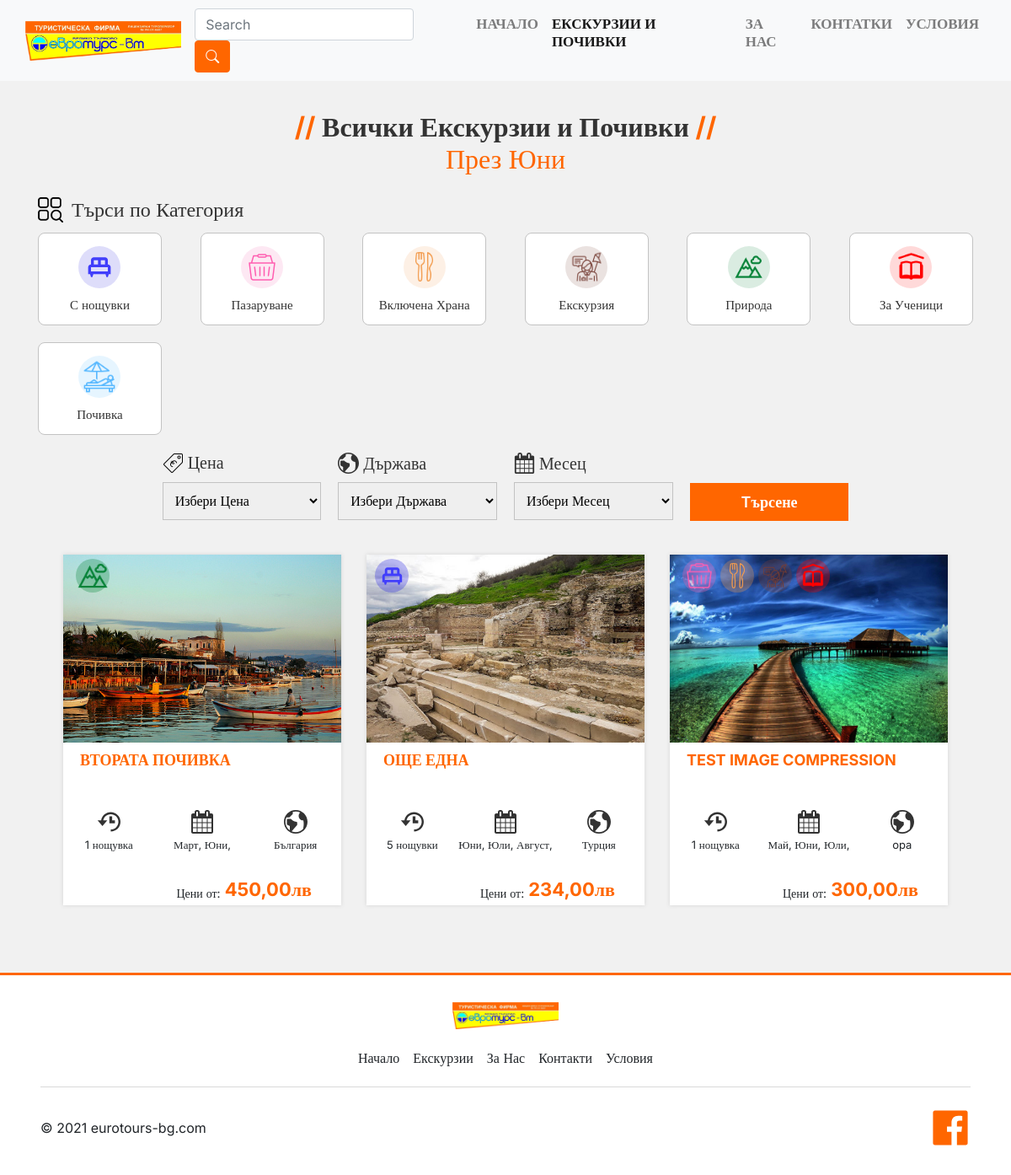
Screenshot of /trips/6 with the database file from the repository.
### trips/models.py (models this page shows, shortened)
class Month(models.Model):
    name = models.CharField(max_length=20)
    def __str__(self):
        return self.name

class Trip(models.Model):
    top_offer = models.BooleanField(default=False)
    name = models.CharField(max_length=200)
    main_image = models.ImageField(upload_to='main_images/')
    category = models.ManyToManyField(Category, blank=True)
    price = models.DecimalField(decimal_places=2, max_digits=5)
    duration = models.CharField(max_length=50, default="1 нощувка")
    country = models.CharField(max_length=50)
    months = models.ManyToManyField(Month)
    text = tinymce_models.HTMLField()

### trips/views.py (the view)
# urls.py: path('trips/<int:month_id>', views.trip_month, name='trip_month')
def trip_month(request, month_id):
    month = Month.objects.get(id=month_id)
    all_trips = Trip.objects.filter(months=month)
    context = {'all_trips': all_trips, 'month': month}
    return render(request, '../templates/trips.html', context)

### trips/templatetags/filters.py (called while the page is built)
@register.filter
def category_in(category_id, category_list):
    return category_list.filter(id=category_id).exists()

### templates/trips.html (shortened to what this page needs)
{% load static %}
{% load filters %}
<!DOCTYPE html>
<html lang="en">
   <head>
      <link rel="stylesheet" href="https://cdn.jsdelivr.net/npm/bootstrap@4.0.0/dist/css/bootstrap.min.css">
      <link rel="stylesheet" href="https://cdn.jsdelivr.net/npm/bootstrap-icons@1.8.3/font/bootstrap-icons.css">
      <link rel="stylesheet" type="text/css" href="{% static 'style.css' %}">
      <link rel="stylesheet" type="text/css" href="{% static 'trips.css' %}">
   </head>
   <body>
      <div>
         <link href="./trips.css" rel="stylesheet" />
         <nav class="navbar navbar-expand-lg navbar-light bg-light navbar-custom" style="padding: 10px 30px">
            <a class="navbar-brand" href="#"><img src="public/playground_assets/logo-1500h.png" alt="Евротурс Лого" style="height: 47px"></a>
            <div class="collapse navbar-collapse" id="navbarNavAltMarkup" style="font-size: 17px; font-weight: 600; font-family: Inter,serif;">
               <div class="navbar-nav ml-auto">
                  <form class="form-inline" method="POST" action="{% url 'search' %}">
                     <input class="form-control mr-sm-2" type="search" placeholder="Search" aria-label="Search" name="search">
                     <button class="btn btn-outline-success my-2 my-sm-0 custom-btn" type="submit"><i class="bi bi-search"></i></button>
                  </form>
                  <a class="nav-item nav-link" href="{% url 'index' %}">НАЧАЛО <span class="sr-only">(current)</span></a>
                  <a class="nav-item nav-link active" href="{% url 'trips' %}">ЕКСКУРЗИИ И ПОЧИВКИ</a>
                  <a class="nav-item nav-link" href="{% url 'about' %}">ЗА НАС</a>
                  <a class="nav-item nav-link" href="{% url 'contact' %}">КОНТАТКИ</a>
                  <a class="nav-item nav-link" href="{% url 'conditions' %}">УСЛОВИЯ</a>
               </div>
            </div>
         </nav>
         <div class="trips-container">
            <span class="trips-text">
            <span class="trips-text001">//</span>
            <span class="trips-text003">Всички Екскурзии и Почивки</span>
            <span class="trips-text005">//</span>
                {% if month %}<h2>През {{ month }}</h2>{% endif %}
            </span>
            <div class="trips-container002">
               <img
                  alt="image"
                  src="{% static 'images/categ-200w.png' %}"
                  class="trips-image02"
                  />
               <span class="trips-text006">Търси по Категория</span>
            </div>
            <div class="trips-container003">
               <div class="trips-container004">
                  <div class="trips-container005">
                     <svg viewBox="0 0 1024 1024" class="trips-icon010">
                        <path
                           d="M256 512v128h512v-128h-512zM342 298v128h128v-128h-128zM682 426v-128h-128v128h128zM854 512v214h-58l-28 84h-42l-28-84h-370l-30 84h-42l-28-84h-58v-214q0-34 26-60t60-26v-128q0-34 26-59t60-25h340q34 0 60 25t26 59v128q34 0 60 26t26 60z"
                           ></path>
                     </svg>
                  </div>
                  <span class="trips-text007">
                  <span>С нощувки</span>
                  <br />
                  </span>
               </div>
               <div class="trips-container006">
                  <div class="trips-container007">
                     <img
                        alt="image"
                        src="{% static 'images/icons8-basket-64-200h.png' %}"
                        class="trips-image03"
                        />
                  </div>
                  <span class="trips-text010">Пазаруване</span>
               </div>
               <div class="trips-container008">
                  <div class="trips-container009">
                     <img
                        alt="image"
                        src="{% static 'images/icons8-restaurant-100-200h.png' %}"
                        class="trips-image04"
                        />
                  </div>
                  <span class="trips-text011">Включена Храна</span>
               </div>
               <div class="trips-container010">
                  <div class="trips-container011">
                     <img
                        alt="image"
                        src="{% static 'images/icons8-guide-100.png' %}"
                        class="trips-image05"
                        />
                  </div>
                  <span class="trips-text012">Екскурзия</span>
               </div>
               <div class="trips-container012">
                  <div class="trips-container013">
                     <img
                        alt="image"
                        src="{% static 'images/icons8-ski-resort-96-200h.png' %}"
                        class="trips-image06"
                        />
                  </div>
                  <span class="trips-text013">
                  <span>Природа</span>
                  <br />
                  </span>
               </div>
               <div class="trips-container014">
                  <div class="trips-container015">
                     <img
                        alt="image"
                        src="{% static 'images/icons8-school-90-200h.png' %}"
                        class="trips-image07"
                        />
                  </div>
                  <span class="trips-text016"><span>За Ученици</span></span>
               </div>
               <div class="trips-container016">
                  <div class="trips-container017">
                     <img
                        alt="image"
                        src="{% static 'images/icons8-holiday-100.png' %}"
                        class="trips-image08"
                        />
                  </div>
                  <span class="trips-text018">Почивка</span>
               </div>
            </div>
                <form class="trips-container018" method="POST" action="{% url 'search' %}">
               <div class="trips-container019">
                  <div class="trips-container020">
                     <img
                        alt="image"
                        src="{% static 'images/icons8-price-100-200h.png' %}"
                        class="trips-image09"
                        />
                     <span class="trips-text019">Цена</span>
                  </div>
                  <select class="trips-select">
                     <option value="Option 1" selected>Избери Цена</option>
                  </select>
               </div>
               <div class="trips-container021">
                  <div class="trips-container022">
                     <span class="trips-text020">Държава</span>
                  </div>
                  <select class="trips-select1">
                     <option value="Option 1">Избери Държава</option>
                  </select>
               </div>
               <div class="trips-container023">
                  <div class="trips-container024">
                     <span class="trips-text021">Месец</span>
                  </div>
                  <select class="trips-select2" name="month">
                     <option value="">Избери Месец</option>
                  </select>
               </div>
               <div class="trips-container027">
                  <div class="trips-container028"></div>
                  <button class="trips-button button" type="submit" name="month">Tърсене</button>
               </div>
                </form>
            <div class="trips-container029" style="padding: 10px">
            {% if all_trips %}
               {% for trip in all_trips %}
               <a class=".reset-a" href="trip-detail.html">
                  <div class="home-container05">
                     <div class="home-container06">
                        {% if 1|category_in:trip.category.all %}
                        <div title="С Нощувка"  class="home-container07">
                           <svg viewBox="0 0 1024 1024" class="home-icon10">
                              <path
                                 d="M256 512v128h512v-128h-512zM342 298v128h128v-128h-128zM682 426v-128h-128v128h128zM854 512v214h-58l-28 84h-42l-28-84h-370l-30 84h-42l-28-84h-58v-214q0-34 26-60t60-26v-128q0-34 26-59t60-25h340q34 0 60 25t26 59v128q34 0 60 26t26 60z"
                                 ></path>
                           </svg>
                        </div>
                        {% endif %}
                        {% if 2|category_in:trip.category.all %}
                        <div title="Пазаруване" class="shopping" style="width: 40px; height: 40px; display: flex; align-items: center;
                           margin-left: 5px; border-radius: var(--dl-radius-radius-round); flex-direction: column;
                           justify-content: center; background-color: rgba(240, 101, 172, 0.3);">
                           <img alt="image" src="{% static 'images/icons8-basket-64-200h.png' %}" class="home-image03"/>
                        </div>
                        {% endif %}
                        {% if 3|category_in:trip.category.all %}
                        <div title="Включена Храна" class="home-container08">
                           <img alt="image" src="{% static 'images/icons8-restaurant-100-200h.png' %}" class="home-image03"/>
                        </div>
                        {% endif %}
                        {% if 4|category_in:trip.category.all %}
                        <div title="Екскурзия" class="home-container09">
                           <img alt="image" src="{% static 'images/icons8-guide-100.png' %}" class="home-image04"/>
                        </div>
                        {% endif %}
                        {% if 5|category_in:trip.category.all %}
                        <div title="За Ученици" class="school" style="width: 40px; height: 40px; display: flex; align-items: center;
                           margin-left: 5px; border-radius: var(--dl-radius-radius-round); flex-direction: column;
                           justify-content: center; background-color: rgba(255, 0, 0, 0.3);">
                           <img alt="image" src="{% static 'images/icons8-school-90-200h.png' %}" class="home-image03"/>
                        </div>
                        {% endif %}
                        {% if 7|category_in:trip.category.all %}
                        <div title="Природа" class="nature" style="width: 40px; height: 40px; display: flex; align-items: center;
                           margin-left: 5px; border-radius: var(--dl-radius-radius-round); flex-direction: column;
                           justify-content: center; background-color: rgba(8, 131, 56, 0.3);">
                           <img alt="image" src="{% static 'images/icons8-ski-resort-96-200h.png' %}" class="home-image04"/>
                        </div>
                        {% endif %}
                     </div>
                     <img alt="image" src="{{ trip.main_image.url }}" class="home-image05"/>
                     <div class="home-container10">
                        <span class="home-text07">
                        <span>
                        {{ trip.name | upper }}
                        </span>
                        </span>
                     </div>
                     <div class="home-container11">
                        <div class="home-container12">
                           <span class="home-text09">{{ trip.duration }}</span>
                        </div>
                        <div class="home-container13">
                           <span class="home-text10">
                           {% for month in trip.months.all %}
                           {{ month }},
                           {% endfor %}
                           </span>
                        </div>
                        <div class="home-container14">
                           <span class="home-text11"><span>{{ trip.country }}</span></span>
                        </div>
                     </div>
                     <div class="home-container15">
                        <span class="home-text13">Цени от:</span>
                        <span class="home-text14">{{ trip.price }}лв</span>
                     </div>
                  </div>
               </a>
               {% endfor %}
                {% else %}
                <h3 style="color: #333">Няма Намерени Екскурзии и Почивки...</h3>
            {% endif %}
            </div>
            <footer class="trips-footer">
               <div class="trips-container140">
                  <img
                     alt="logo"
                     src="public/playground_assets/logo-1500h.png"
                     class="trips-image40"
                     />
                  <nav class="trips-nav2">
                     <a href="index.html" class="trips-navlink">Начало</a>
                     <a href="trips.html" class="trips-navlink1">Екскурзии</a>
                     <a href="about.html" class="trips-navlink2">За Нас</a>
                     <a href="contact.html" class="trips-navlink3">Контакти</a>
                     <a href="usloviq.html" class="trips-navlink4">Условия</a>
                  </nav>
               </div>
               <div class="trips-separator"></div>
               <div class="trips-container141">
                  <span class="trips-text103">© 2021 eurotours-bg.com</span>
                  <div class="trips-icon-group1">
                  </div>
               </div>
            </footer>
         </div>
      </div>
   </body>
</html>

### templates/trips.html (style rules this page uses)
html { line-height: 1.15; }
body { margin: 0; }
* { box-sizing: border-box; border-width: 0; border-style: solid; }
p,li,ul,pre,div,h1,h2,h3,h4,h5,h6 { margin: 0; padding: 0; }
button,input,optgroup,select,textarea { font-family: inherit; font-size: 100%; line-height: 1.15; margin: 0; }
button,select { text-transform: none; }
button,[type="button"],[type="reset"],[type="submit"] { -webkit-appearance: button; }
a { color: inherit; text-decoration: inherit; }
input { padding: 2px 4px; }
img { display: block; }
html { scroll-behavior: smooth }
html { font-family: Inter; font-size: 16px; }
body { font-weight: 400; font-style:normal; text-decoration: none; text-transform: none; letter-spacing: normal; line-height: 1.15; color: var(--dl-color-gray-black); background-color: var(--dl-color-gray-white); }

### rows the page displays
Month: name "Юни"
Trip: main_image (picture), name "ВТОРАТА ПОЧИВКА", duration "1 нощувка", country "България", price "450,00"
Month: name "Март"
Trip: main_image (picture), name "ОЩЕ ЕДНА", duration "5 нощувки", country "Турция", price "234,00"
Month: name "Юли"
Month: name "Август"
Trip: main_image (picture), name "TEST IMAGE COMPRESSION", duration "1 нощувка", country "opa", price "300,00"
Month: name "Май"
